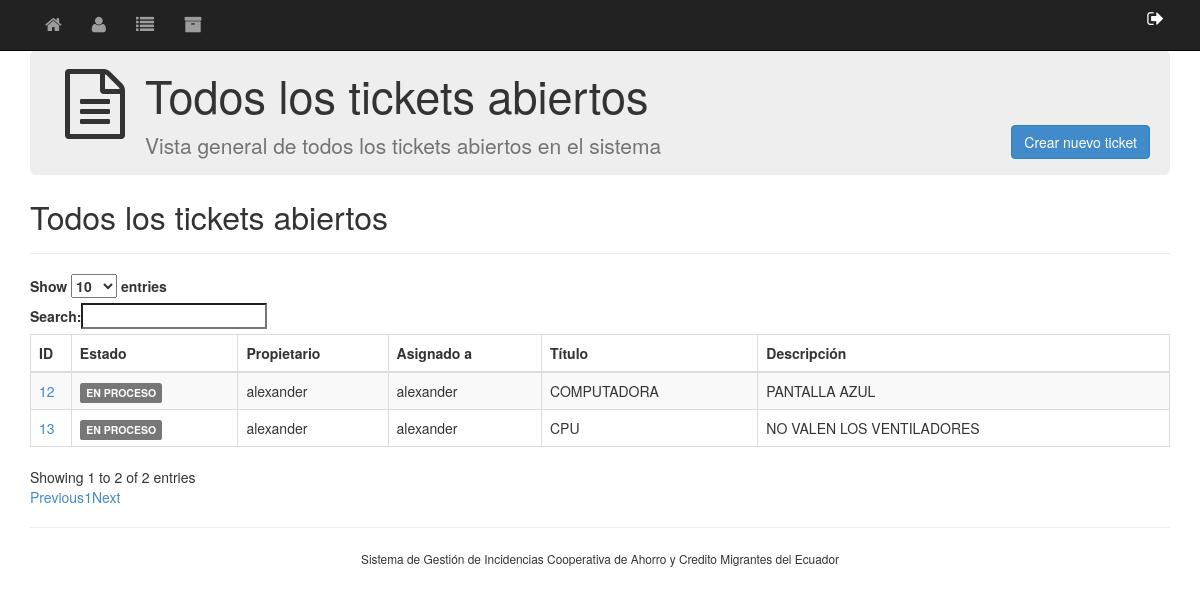
Screenshot of /all-tickets/ (signed in) with the database file from the repository.
### main/models.py (models this page shows, shortened)
class Ticket(models.Model):
    title = models.CharField('Title', max_length=title_max_length)
    owner = models.ForeignKey(
        User,
        on_delete=models.SET_NULL,
        related_name='owner',
        blank=True,
        null=True,
        verbose_name='Owner'
    )
    description = models.TextField('Description', blank=True, null=True)
    STATUS_CHOICES = [
        ('TODO', 'TODO'),
        ('IN PROGRESS', 'IN PROGRESS'),
        ('WAITING', 'WAITING'),
        ('DONE', 'DONE'),
    ]
    status = models.CharField(
        'Status',
        choices=STATUS_CHOICES,
        max_length=title_max_length,
        blank=True,
        null=True,
    )
    waiting_for = models.ForeignKey(
        User,
        on_delete=models.SET_NULL,
        related_name='waiting_for',
        blank=True,
        null=True,
        verbose_name='Waiting For'
    )
    closed_date = models.DateTimeField(blank=True, null=True)
    assigned_to = models.ForeignKey(
        User,
        on_delete=models.SET_NULL,
        related_name='assigned_to',
        blank=True,
        null=True,
        verbose_name='Assigned to'
    )
    created = models.DateTimeField(auto_now_add=True)
    updated = models.DateTimeField(auto_now=True)

### main/views.py (the view)
# urls.py: path("all-tickets/",  login_required(views.all_tickets_view), name="all-tickets"),
def all_tickets_view(request):
    tickets_open = Ticket.objects.exclude(status="DONE")
    context = {"tickets": tickets_open}
    return render(request, 'main/all-tickets.html', context)

### main/templates/main/all-tickets.html (shortened to what this page needs)
{% extends "main/base.html" %}
{% block header_icon %}<i class="fa fa-file-text-o fa-5x"></i>{% endblock %}
{% block headline %}Todos los tickets abiertos{% endblock %}
{% block head-message %}Vista general de todos los tickets abiertos en el sistema{% endblock %}
{% block content %}
<link rel="stylesheet" href="//cdn.datatables.net/plug-ins/9dcbecd42ad/integration/bootstrap/3/dataTables.bootstrap.css">
<div class="row">
    <div class="col-lg-12">
        <a href="{% url 'ticket_new' %}">
            <button type="button" class="btn btn-primary" style="float: right; margin-top: -50px; margin-right: 20px;">
                Crear nuevo ticket
            </button>
        </a>
        <div class="page-header"><h1>Todos los tickets abiertos</h1></div>
        <table id="tickets" class="table table-striped table-bordered" cellspacing="0" width="100%">
            <thead>
                <tr>
                    <th>ID</th>
                    <th>Estado</th>
                    <th>Propietario</th>
                    <th>Asignado a</th>
                    <th>Título</th>
                    <th>Descripción</th>
                </tr>
            </thead>
            <tbody>
            {% for ticket in tickets %}
                <tr>
                    <td><a href="{% url 'ticket_detail' pk=ticket.id %}">{{ ticket.id }}</a></td>
                    <td>
                        {% if ticket.status == "TODO" %}
                            <span class="label label-danger">POR HACER</span>
                        {% elif ticket.status == "IN PROGRESS" %}
                            <span class="label label-default">EN PROCESO</span>
                        {% elif ticket.status == "WAITING" %}
                            <span class="label label-warning">EN ESPERA</span>
                        {% elif ticket.status == "DONE" %}
                            <span class="label label-success">FINALIZADO</span>
                        {% else %}
                            {{ ticket.status }}
                        {% endif %}
                    </td>
                    <td>{{ ticket.owner }}</td>
                    <td>{% if ticket.assigned_to %}{{ ticket.assigned_to }}{% else %}&mdash;{% endif %}</td>
                    <td>{{ ticket.title }}</td>
                    <td>{{ ticket.description }}</td>
                </tr>
            {% endfor %}
            </tbody>
        </table>
    </div>
</div>
{% endblock %}

### main/templates/main/base.html (shortened to what this page needs)
{% load static %}
<!DOCTYPE html>
<html lang="es">
<head>
    <link href="{% static 'bootstrap/css/bootstrap.min.css' %}" rel="stylesheet">
    <link href="{% static 'font-awesome/css/font-awesome.min.css' %}" rel="stylesheet">
    <link rel="stylesheet" href="{% static 'css/style.css' %}" media="screen">
    <link rel="stylesheet" href="{% static 'css/print.css' %}"  media="print">
</head>
<body>
<nav class="navbar navbar-inverse navbar-fixed-top" role="navigation">
    <div class="container">
        <div class="collapse navbar-collapse" id="nav-main">
            <ul class="nav navbar-nav">
                <li><a href="/inbox/"   title="Bandeja de entrada"><i class="fa fa-home"></i></a></li>
                <li><a href="/my-tickets/" title="Mis tickets"><i class="fa fa-user"></i></a></li>
                <li><a href="/all-tickets/" title="Todos los tickets"><i class="fa fa-list"></i></a></li>
                <li><a href="/archive/"    title="Archivo"><i class="fa fa-archive"></i></a></li>
            </ul>
            <ul class="nav navbar-nav navbar-right" style="padding-right:20px;">
              <li>
    <form id="logout-form"
          action="{% url 'logout' %}"
          method="post"
          style="display:inline;">
        <button type="submit"
                class="btn btn-link navbar-btn"
                style="padding:0; color:#fff;"
                title="Salir">
            <i class="fa fa-sign-out"></i>
        </button>
    </form>
</li>
            </ul>
        </div>
    </div>
</nav>
<div class="container">
    <div class="row">
        <div class="col-lg-12">
            <div class="jumbotron" style="padding:0;margin-bottom:0;">
                <div class="container">
                    <div id="header_icon">{% block header_icon %}{% endblock %}</div>
                    <h1>{% block headline %}{% endblock %}</h1>
                    <p id="header_subtitle">{% block head-message %}{% endblock %}</p>
                </div>
            </div>
        </div>
    </div>
    {% block content %}{% endblock %}
    <hr>
    <footer>
        <div class="row">
            <div class="col-lg-12 text-center">
                <small>Sistema de Gestión de Incidencias Cooperativa de Ahorro y Credito Migrantes del Ecuador</small>
            </div>
        </div>
    </footer>
</div>
</body>
</html>

### static/css/style.css (style rules this page uses)
body { padding-top: 50px; }
#header_icon { float: left; padding: 20px; }
#header_subtitle { color: #737373; }
.jumbotron h1 { font-size: 45px; }
.page-header { padding-bottom: 9px; margin: 24px 0px 20px; border-bottom: 1px solid #EEE; }
.page-header h1 { font-size: 32px; }
.navbar .fa { font-size: 18px; }

### static/css/print.css (style rules this page uses)
.jumbotron { display: none; }
a[href]:after { content: none !important; }

### rows the page displays
Ticket: id "12", status "EN PROCESO", owner "alexander", assigned_to "alexander", title "COMPUTADORA", description "PANTALLA AZUL"
Ticket: id "13", status "EN PROCESO", owner "alexander", assigned_to "alexander", title "CPU", description "NO VALEN LOS VENTILADORES"
